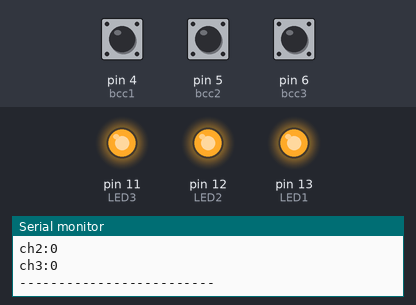
A sketch run on a simulated Arduino Uno, built with avr-gcc and run on an emulated ATmega328P. Parts: output pins drawn as LEDs (lit = HIGH), the last lines printed to the serial monitor. The inputs (shaded band) are chosen by the test bench; at power-on: pin 4 (bcc1) HIGH, pin 5 (bcc2) HIGH, pin 6 (bcc3) HIGH.

Above: at 1.8 s.
1.9 s: pin 4 (bcc1) pulled LOW for 0.6 s
At 2.4 s:
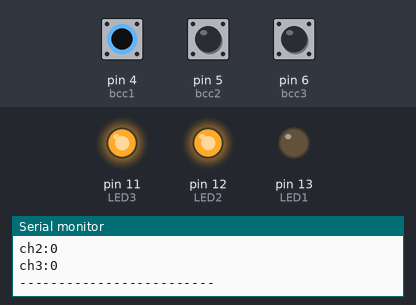
4.0 s: pin 5 (bcc2) pulled LOW for 0.6 s
At 4.4 s:
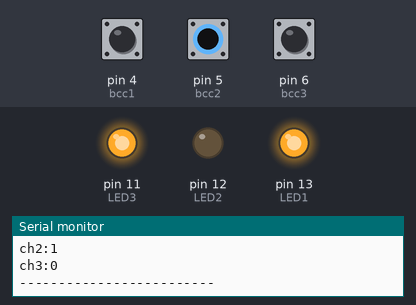
6.5 s: pin 6 (bcc3) pulled LOW for 0.6 s
At 7.3 s:
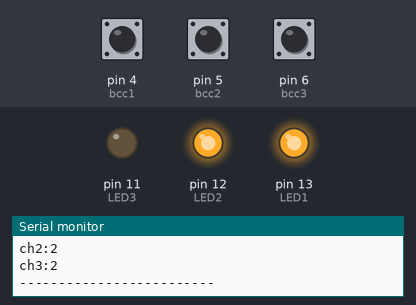
9.0 s: pin 6 (bcc3) pulled LOW for 3.2 s
At 13.6 s:
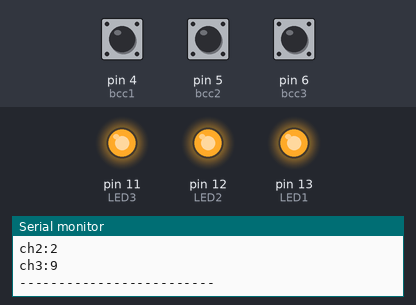
14.0 s: pin 4 (bcc1) pulled LOW for 3.2 s
At 14.8 s:
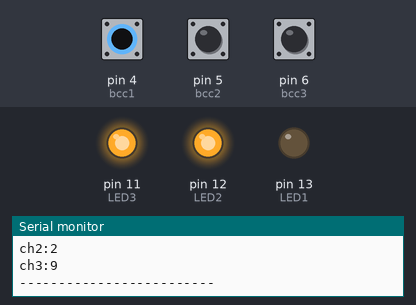
19.0 s: pin 4 (bcc1) driven LOW and pin 5 (bcc2) driven LOW
At 20.1 s:
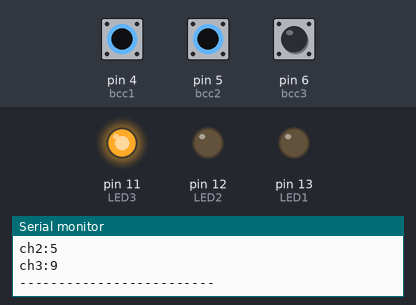
Timing chart, 0 to 21.5 s (numbered marks = the images above; inputs shaded):
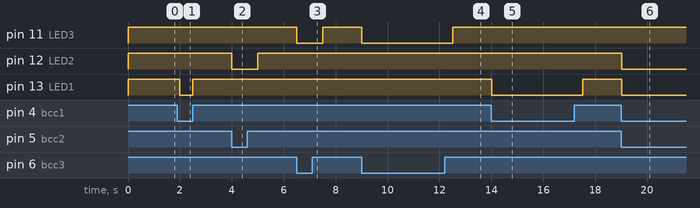

The sketch:

2018pestnewtest.ino
```cpp
//ir沒遮斷 == HIGH
int bcc1 = 4;
int bcc2 = 5;
int bcc3 = 6;
int LED1 = 13;
int LED2 = 12;
int LED3 = 11;
int ch1, ch2, ch3 = 0;
unsigned int t = 500;

void setup() {
pinMode(bcc1, INPUT_PULLUP);
pinMode(bcc2, INPUT_PULLUP);
pinMode(bcc3, INPUT_PULLUP);
pinMode(LED1, OUTPUT);
pinMode(LED2, OUTPUT);
pinMode(LED3, OUTPUT);
Serial.begin(9600);
}

void loop() {
  // put your main code here, to run repeatedly:
int mode1, mode2, mode3  ;

if (digitalRead(bcc1) == HIGH)
{
  mode1 = 1;
  digitalWrite(LED1, HIGH);
}
else
{
  mode1 = 0;
  digitalWrite(LED1, LOW);
  ch1++;
}

if (digitalRead(bcc2) == HIGH)
{
  mode2 = 1;
  digitalWrite(LED2, HIGH);
}
else
{
  mode2 = 0;
  digitalWrite(LED2, LOW);
  ch2++;
}

if (digitalRead(bcc3) == HIGH)
{
  mode3 = 1;
  digitalWrite(LED3, HIGH);
}
else
{
  mode3 = 0;
  digitalWrite(LED3, LOW);
  ch3++;
}

Serial.print("ch1:");
Serial.println(ch1);
Serial.print("ch2:");
Serial.println(ch2);
Serial.print("ch3:");
Serial.println(ch3);
Serial.println("-------------------------");
delay(t);
}
```

Measured:
- after the input at 1.9 s, pin 13 (LED1): HIGH → LOW after 0.10 s, → HIGH 0.50 s later
- after the input at 4.0 s, pin 12 (LED2): HIGH → LOW at once, → HIGH 1.0 s later
- after the input at 6.5 s, pin 11 (LED3): HIGH → LOW at once, → HIGH 1.0 s later
- after the input at 9.0 s, pin 11 (LED3): HIGH → LOW at once, → HIGH 3.5 s later
- after the input at 14.0 s, pin 13 (LED1): HIGH → LOW at once, → HIGH 3.5 s later
- after the input at 19.0 s, pin 12 (LED2), pin 13 (LED1): HIGH → LOW at once
